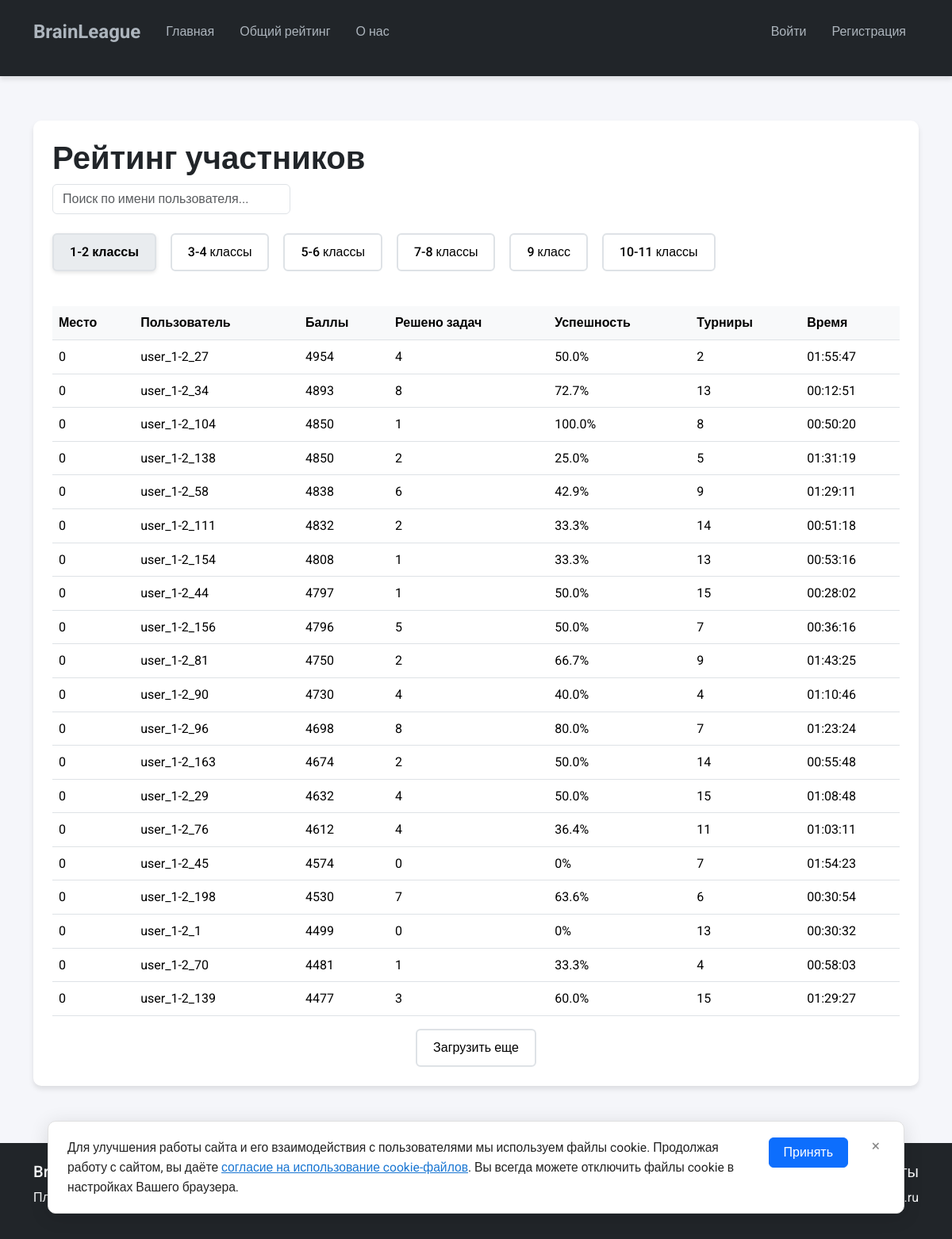
The page /rating on the database its author committed.
### app.py (models this page shows, shortened)
class User(UserMixin, db.Model):
    id = db.Column(db.Integer, primary_key=True)
    username = db.Column(db.String(80), unique=True, nullable=False)
    email = db.Column(db.String(120), unique=True, nullable=False)
    phone = db.Column(db.String(20), unique=True, nullable=False)
    parent_name = db.Column(db.String(100), nullable=False)
    category = db.Column(db.String(10), nullable=False)
    password_hash = db.Column(db.String(128))
    is_admin = db.Column(db.Boolean, default=False)
    is_active = db.Column(db.Boolean, default=False)  # Для подтверждения email
    is_blocked = db.Column(db.Boolean, default=False)  # Для блокировки пользователя
    block_reason = db.Column(db.Text, nullable=True)  # Причина блокировки
    email_confirmation_token = db.Column(db.String(100), unique=True)
    created_at = db.Column(db.DateTime, default=datetime.utcnow)
    last_activity = db.Column(db.DateTime, nullable=True)  # Время последней активности
    balance = db.Column(db.Integer, default=0)  # Общий счет
    tickets = db.Column(db.Integer, default=0)  # Количество билетов
    tournaments_count = db.Column(db.Integer, default=0)  # Количество турниров, в которых участвовал пользователь
    session_token = db.Column(db.String(100), unique=True)  # Токен текущей сессии
    category_rank = db.Column(db.Integer, default=0)  # Место в рейтинге категории
    temp_password = db.Column(db.String(128), nullable=True)  # Временное хранение пароля до подтверждения email
    total_tournament_time = db.Column(db.Integer, default=0)  # Общее время в турнирах в секундах
    tournaments = db.relationship('Tournament',
                                secondary='tournament_participation',
                                back_populates='participants',
                                lazy='dynamic',
                                overlaps="tournament_participations")
    tournament_participations = db.relationship('TournamentParticipation',
                                             back_populates='user',
                                             cascade='all, delete-orphan',
                                             overlaps="tournaments,participants")

### app.py (the view, shortened to what this page needs)
@app.route('/rating')
def rating():
    page = request.args.get('page', 1, type=int)
    per_page = 20  # количество пользователей на страницу для каждой категории
    from sqlalchemy import func, case
    users_by_category = {}
    categories = ['1-2', '3-4', '5-6', '7-8', '9', '10-11']
    for category in categories:
        users_stats = (
            db.session.query(
                User,
                func.count(SolvedTask.id).label('solved_tasks_count'),
                func.sum(case((SolvedTask.is_correct == True, 1), else_=0)).label('correct_tasks_count')
            )
            .outerjoin(SolvedTask, User.id == SolvedTask.user_id)
            .filter(User.is_admin == False, User.category == category)
            .group_by(User.id)
            .order_by(User.balance.desc())
            .limit(per_page)
            .offset((page - 1) * per_page)
            .all()
        )
        users = []
        for user, solved_tasks_count, correct_tasks_count in users_stats:
            user.solved_tasks_count = correct_tasks_count or 0
            user.success_rate = round((correct_tasks_count / solved_tasks_count * 100) if solved_tasks_count else 0, 1)
            users.append(user)
        users_by_category[category] = {
            'users': users,
            'has_next': len(users) == per_page
        }
    user_rank = None
    if current_user.is_authenticated and not current_user.is_admin:
        user_rank = get_user_rank(current_user.id)
    return render_template('rating.html',
                         users_by_category=users_by_category,
                         user_rank=user_rank)

### app.py (called while the page is built)
def update_tournament_status():
    now = datetime.utcnow() + timedelta(hours=3)  # Московское время
    tournaments = Tournament.query.filter(Tournament.status != 'finished').all()
    for tournament in tournaments:
        if tournament.start_date <= now and now <= tournament.start_date + timedelta(minutes=tournament.duration):
            tournament.status = 'started'
        elif now > tournament.start_date + timedelta(minutes=tournament.duration):
            tournament.status = 'finished'
    db.session.commit()

@app.before_request
def before_request():
    update_tournament_status()
    if current_user.is_authenticated:
        result = check_session()
        if result:
            return result

@app.after_request
def after_request(response):
    if response.status_code == 200 and request.endpoint in ['submit_answer', 'buy_tickets', 'use_tickets']:
        update_category_ranks()
    return response

### templates/rating.html (shortened to what this page needs)
{% extends "base.html" %}
{% block content %}
<div class="container mt-4">
    <div class="card">
        <div class="card-body">
            <h2 class="card-title mb-4">Рейтинг участников</h2>
            <div class="mb-4">
                <input type="text" id="searchInput" class="form-control" placeholder="Поиск по имени пользователя...">
            </div>
            <div class="nav nav-pills mb-4" id="categoryTabs" role="tablist">
                <button class="btn btn-outline-primary me-2 active" data-category="1-2" role="tab">1-2 классы</button>
                <button class="btn btn-outline-primary me-2" data-category="3-4" role="tab">3-4 классы</button>
                <button class="btn btn-outline-primary me-2" data-category="5-6" role="tab">5-6 классы</button>
                <button class="btn btn-outline-primary me-2" data-category="7-8" role="tab">7-8 классы</button>
                <button class="btn btn-outline-primary me-2" data-category="9" role="tab">9 класс</button>
                <button class="btn btn-outline-primary" data-category="10-11" role="tab">10-11 классы</button>
            </div>
            <div class="tab-content">
                {% for category in ['1-2', '3-4', '5-6', '7-8', '9', '10-11'] %}
                <div class="tab-pane fade {% if category == '1-2' %}show active{% endif %}" id="tab-{{ category }}" role="tabpanel">
                    <div class="table-responsive">
                        <table class="table table-hover">
                            <thead>
                                <tr>
                                    <th>Место</th>
                                    <th>Пользователь</th>
                                    <th>Баллы</th>
                                    <th>Решено задач</th>
                                    <th>Успешность</th>
                                    <th>Турниры</th>
                                    <th>Время</th>
                                </tr>
                            </thead>
                            <tbody id="table-{{ category }}">
                                {% for user in users_by_category[category]['users'] %}
                                <tr>
                                    <td>{{ user.category_rank }}</td>
                                    <td>{{ user.username }}</td>
                                    <td>{{ user.balance }}</td>
                                    <td>{{ user.solved_tasks_count }}</td>
                                    <td>{{ user.success_rate }}%</td>
                                    <td>{{ user.tournaments_count }}</td>
                                    <td>{{ "%02d:%02d:%02d"|format((user.total_tournament_time // 3600)|int, ((user.total_tournament_time % 3600) // 60)|int, (user.total_tournament_time % 60)|int) }}</td>
                                </tr>
                                {% endfor %}
                            </tbody>
                        </table>
                        <div class="text-center mt-3" id="load-more-{{ category }}">
                            {% if users_by_category[category]['has_next'] %}
                            <button class="btn btn-outline-primary load-more-btn" data-category="{{ category }}" data-page="2">
                                Загрузить еще
                            </button>
                            {% endif %}
                        </div>
                    </div>
                </div>
                {% endfor %}
            </div>
        </div>
    </div>
</div>
{% endblock %}

### templates/base.html (shortened to what this page needs)
<!DOCTYPE html>
<html lang="ru">
<head>
    <link href="https://cdn.jsdelivr.net/npm/bootstrap@5.3.2/dist/css/bootstrap.min.css" rel="stylesheet">
    <link rel="stylesheet" href="{{ url_for('static', filename='css/style.css') }}">
    <link rel="stylesheet" href="https://cdn.jsdelivr.net/npm/bootstrap-icons@1.11.1/font/bootstrap-icons.css">
    <link rel="stylesheet" href="https://cdnjs.cloudflare.com/ajax/libs/font-awesome/6.4.0/css/all.min.css">
</head>
<body>
    <nav class="navbar navbar-expand-lg navbar-dark bg-dark">
        <div class="container">
            <a class="navbar-brand" href="{{ url_for('home') }}">BrainLeague</a>
            <div class="collapse navbar-collapse" id="navbarNav">
                <ul class="navbar-nav me-auto">
                    <li class="nav-item">
                        <a class="nav-link" href="{{ url_for('home') }}">Главная</a>
                    </li>
                    <li class="nav-item">
                        <a class="nav-link" href="{{ url_for('rating') }}">Общий рейтинг</a>
                    </li>
                    <li class="nav-item">
                        <a class="nav-link" href="{{ url_for('about') }}">О нас</a>
                    </li>
                </ul>
                <ul class="navbar-nav">
                    {% if current_user.is_authenticated %}
                        {% if current_user.is_admin %}
                            <li class="nav-item">
                                <a class="nav-link" href="{{ url_for('admin_dashboard') }}">Панель администратора</a>
                            </li>
                        {% else %}
                            <li class="nav-item">
                                <a class="nav-link" href="{{ url_for('profile') }}">Личный кабинет</a>
                            </li>
                        {% endif %}
                        <li class="nav-item">
                            <a class="nav-link" href="{{ url_for('logout') }}">Выйти</a>
                        </li>
                    {% else %}
                        <li class="nav-item">
                            <a class="nav-link" href="{{ url_for('login') }}">Войти</a>
                        </li>
                        <li class="nav-item">
                            <a class="nav-link" href="{{ url_for('register') }}">Регистрация</a>
                        </li>
                    {% endif %}
                </ul>
            </div>
        </div>
    </nav>
    <main>
        {% block content %}{% endblock %}
    </main>
    <footer class="bg-dark text-light">
        <div class="container py-4">
            <div class="row">
                <div class="col-md-6">
                    <h5>BrainLeague</h5>
                    <p>Платформа для проведения онлайн-турниров</p>
                </div>
                <div class="col-md-6 text-md-end">
                    <h5>Контакты</h5>
                    <p>Email: info@school-tournaments.ru</p>
                </div>
            </div>
        </div>
    </footer>
    <div class="cookie-banner" id="cookieBanner" style="display:none;">
        <div class="cookie-banner__text">
            Для улучшения работы сайта и его взаимодействия с пользователями мы используем файлы cookie. Продолжая работу с сайтом, вы даёте <a href="#" target="_blank">согласие на использование cookie-файлов</a>. Вы всегда можете отключить файлы cookie в настройках Вашего браузера.
        </div>
        <button class="btn btn-primary cookie-banner__btn" id="acceptCookiesBtn">Принять</button>
        <button class="cookie-banner__close" id="closeCookieBanner" title="Закрыть">&times;</button>
    </div>
</body>
</html>

### static/css/style.css (style rules this page uses)
:root { --primary-color: #4a90e2; --secondary-color: #2c3e50; --accent-color: #e74c3c; --success-color: #2ecc71; --warning-color: #f1c40f; --danger-color: #e74c3c; --light-bg: #f8f9fa; --dark-bg: #2c3e50; --text-color: #2c3e50; --text-light: #7f8c8d; --border-radius: 10px; --box-shadow: 0 4px 6px rgba(0, 0, 0, 0.1); --transition: all 0.3s ease; }
body { font-family: 'Roboto', sans-serif; color: var(--text-color); background-color: #f5f6fa; line-height: 1.6; min-height: 100vh; display: flex; flex-direction: column; }
h1, h2, h3, h4, h5, h6 { font-family: 'Roboto', sans-serif; font-weight: 500; }
main { flex: 1; display: flex; padding: 2rem 0; }
.container { padding-bottom: 1rem; }
.card { border: none; border-radius: var(--border-radius); box-shadow: var(--box-shadow); transition: var(--transition); background: white; margin-bottom: 1.5rem; }
.card-body { padding: 1.5rem; }
.navbar { background-color: white; box-shadow: var(--box-shadow); padding: 1rem 0; }
.navbar-brand { font-weight: 700; color: #adb5bd !important; font-size: 1.5rem; }
.nav-link { color: #adb5bd !important; font-weight: 500; transition: var(--transition); padding: 0.5rem 1rem !important; border-radius: var(--border-radius); }
footer { margin-top: auto; }
.card-title { font-size: 1.25rem; font-weight: 600; margin-bottom: 1rem; color: #212529; }
body { font-family: 'Roboto', sans-serif; min-height: 100vh; display: flex; flex-direction: column; }
main { flex: 1; }
.btn { transition: all 0.3s ease; }
.table-responsive { border-radius: 0.375rem; overflow: hidden; }
.table th { background-color: #f8f9fa; font-weight: 500; }
.card-title.mb-4 { font-size: 2.5rem; font-weight: 600; color: #212529; margin-bottom: 0.5rem !important; }

### templates/base.html (style rules this page uses)
.cookie-banner { position: fixed; left: 50%; bottom: 32px; transform: translateX(-50%); z-index: 2000; width: 90vw; max-width: 1200px; min-width: 320px; background: #fff; box-shadow: 0 4px 24px rgba(0,0,0,0.12); border-radius: 10px; padding: 20px 24px 20px 24px; display: flex; align-items: flex-start; gap: 16px; font-size: 1rem; color: #222; border: 1px solid #e0e0e0; }
.cookie-banner__text { flex: 1 1 auto; font-size: 0.98rem; }
.cookie-banner__text a { color: #1976d2; text-decoration: underline; }
.cookie-banner__btn { white-space: nowrap; min-width: 100px; }
.cookie-banner__close { background: none; border: none; font-size: 1.2rem; color: #888; margin-left: 8px; cursor: pointer; line-height: 1; }

### templates/rating.html (style rules this page uses)
.nav-pills { display: flex; flex-wrap: wrap; gap: 10px; }
.btn-outline-primary { font-weight: 500; padding: 10px 20px; border-width: 2px; color: #000; border-color: #dee2e6; transition: all 0.3s ease; }
.btn-outline-primary.active { background-color: #e9ecef; border-color: #dee2e6; color: #000; font-weight: 600; box-shadow: 0 2px 5px rgba(0,0,0,0.1); }
.table { margin-top: 20px; }
.table th { background-color: #f8f9fa; font-weight: 600; }
#searchInput { max-width: 300px; margin-bottom: 20px; }
.load-more-btn { min-width: 150px; }

### rows shown on the page
User: category_rank "0", username "user_1-2_27", balance "4954", solved_tasks_count "4", success_rate "50.0", tournaments_count "2", total_tournament_time "01:55:47"
User: category_rank "0", username "user_1-2_34", balance "4893", solved_tasks_count "8", success_rate "72.7", tournaments_count "13", total_tournament_time "00:12:51"
User: category_rank "0", username "user_1-2_104", balance "4850", solved_tasks_count "1", success_rate "100.0", tournaments_count "8", total_tournament_time "00:50:20"
User: category_rank "0", username "user_1-2_138", balance "4850", solved_tasks_count "2", success_rate "25.0", tournaments_count "5", total_tournament_time "01:31:19"
User: category_rank "0", username "user_1-2_58", balance "4838", solved_tasks_count "6", success_rate "42.9", tournaments_count "9", total_tournament_time "01:29:11"
User: category_rank "0", username "user_1-2_111", balance "4832", solved_tasks_count "2", success_rate "33.3", tournaments_count "14", total_tournament_time "00:51:18"
User: category_rank "0", username "user_1-2_154", balance "4808", solved_tasks_count "1", success_rate "33.3", tournaments_count "13", total_tournament_time "00:53:16"
User: category_rank "0", username "user_1-2_44", balance "4797", solved_tasks_count "1", success_rate "50.0", tournaments_count "15", total_tournament_time "00:28:02"
User: category_rank "0", username "user_1-2_156", balance "4796", solved_tasks_count "5", success_rate "50.0", tournaments_count "7", total_tournament_time "00:36:16"
User: category_rank "0", username "user_1-2_81", balance "4750", solved_tasks_count "2", success_rate "66.7", tournaments_count "9", total_tournament_time "01:43:25"
User: category_rank "0", username "user_1-2_90", balance "4730", solved_tasks_count "4", success_rate "40.0", tournaments_count "4", total_tournament_time "01:10:46"
User: category_rank "0", username "user_1-2_96", balance "4698", solved_tasks_count "8", success_rate "80.0", tournaments_count "7", total_tournament_time "01:23:24"
User: category_rank "0", username "user_1-2_163", balance "4674", solved_tasks_count "2", success_rate "50.0", tournaments_count "14", total_tournament_time "00:55:48"
User: category_rank "0", username "user_1-2_29", balance "4632", solved_tasks_count "4", success_rate "50.0", tournaments_count "15", total_tournament_time "01:08:48"
User: category_rank "0", username "user_1-2_76", balance "4612", solved_tasks_count "4", success_rate "36.4", tournaments_count "11", total_tournament_time "01:03:11"
User: category_rank "0", username "user_1-2_45", balance "4574", solved_tasks_count "0", success_rate "0", tournaments_count "7", total_tournament_time "01:54:23"
User: category_rank "0", username "user_1-2_198", balance "4530", solved_tasks_count "7", success_rate "63.6", tournaments_count "6", total_tournament_time "00:30:54"
User: category_rank "0", username "user_1-2_1", balance "4499", solved_tasks_count "0", success_rate "0", tournaments_count "13", total_tournament_time "00:30:32"
User: category_rank "0", username "user_1-2_70", balance "4481", solved_tasks_count "1", success_rate "33.3", tournaments_count "4", total_tournament_time "00:58:03"
User: category_rank "0", username "user_1-2_139", balance "4477", solved_tasks_count "3", success_rate "60.0", tournaments_count "15", total_tournament_time "01:29:27"
